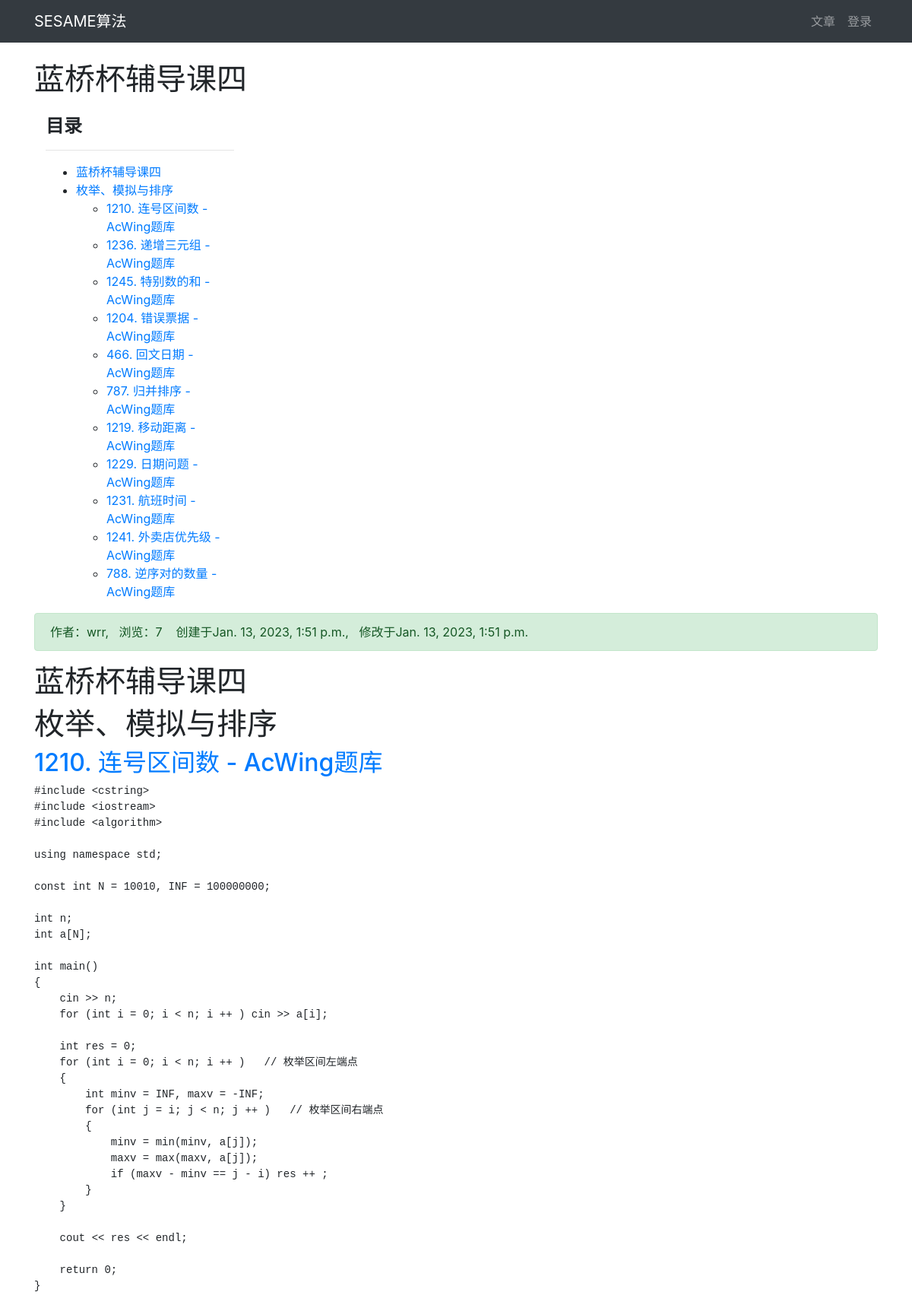
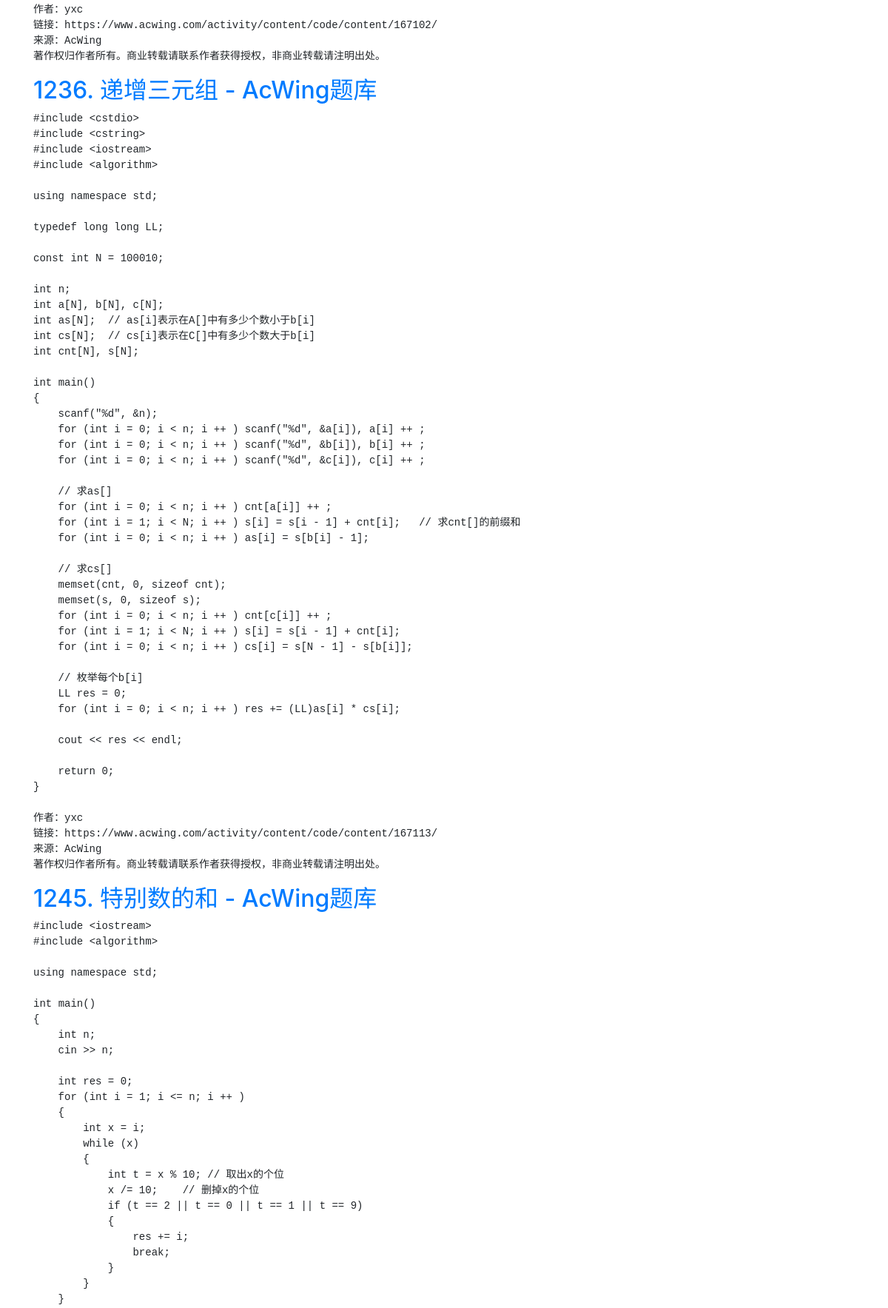
/article/article-detail/125/ (upper part), run on the app's committed database (2 pictures, top to bottom).
### article/models.py (models this page shows, shortened)
class ArticlePost(models.Model):
    author = models.ForeignKey(User, on_delete=models.CASCADE)
    title = models.CharField(max_length=100)
    body = models.TextField()
    created = models.DateTimeField(default=timezone.now)
    updated = models.DateTimeField(auto_now=True)
    total_views = models.PositiveIntegerField(default=0)
    column = models.ForeignKey(
        ArticleColumn,
        null=True,
        blank=True,
        on_delete=models.CASCADE,
        related_name='article'
    )
    tags = TaggableManager(blank=True)
    class Meta:
        ordering = ('-created',)

### article/views.py (the view)
# urls.py: path('article-detail/<int:id>/', views.article_detail, name='article_detail'),
def article_detail(request, id):
    article = ArticlePost.objects.get(id=id)
    comments = Comment.objects.filter(article=id)
    article.total_views += 1
    article.save(update_fields=['total_views'])
    md = markdown.Markdown(
        extensions=[
            'markdown.extensions.extra',  # markdown格式
            'markdown.extensions.codehilite',  # 代码高亮
            'markdown.extensions.toc'  # 目录
        ])
    article.body = md.convert(article.body)
    comment_form = CommentForm()
    context = {'article': article, 'toc': md.toc, 'comments': comments}
    return render(request, 'article/detail.html', context)

### article/templates/article/detail.html (shortened to what this page needs)
{% extends "article/base.html" %}
{% load static %}
{% block content %}
<div class="container">
    <div class="cul">
        <h1 class="col2-12 mt-4 mb-4">{{ article.title }}</h1>
        <div class="col-3 mt-4">
            <h4><strong>目录</strong></h4>
            <hr>
            <div>
                {{ toc|safe }}
            </div>
        </div>
        <div class="col2-12 alert alert-success">
            作者：{{ article.author}}, &nbsp
                浏览：{{ article.total_views }}
             &nbsp &nbsp创建于{{article.created}},&nbsp &nbsp修改于{{article.updated}}
        </div>
        <div class="clo2-12">
            <p>{{ article.body|safe }}</p>
        </div>
    </div>
    {% if user.is_authenticated %}
        <div>
            <form
                action="{% url 'comment:post_comment' article.id %}"
                method="POST"
            >
            {% csrf_token %}
                <div class="form-group">
                    <label for="body">
                        <strong>
                            我也要发言：
                        </strong>
                    </label>
                    <textarea
                        type="text"
                        class="form-control"
                        id="body"
                        name="body"
                        rows="2"></textarea>
                </div>
                <button type="submit" class="btn btn-primary ">发送</button>
            </form>
        </div>
        <br>
    {% else %}
        <br>
        <br>
    {% endif %}
</div>
{% endblock content %}

### data on the page
ArticlePost: title "蓝桥杯辅导课四", title "蓝桥杯辅导课四 枚举、模拟与排序 1210. 连号区间数 - AcWing题库 1236. 递增三元组 - AcWing题库 1245. 特别数的和 - AcWing题库 1204. 错误票据 - AcWing题库 466. 回文日期 - AcWing题库 787. 归并排序 - AcWing题库 1219. 移动距离 - AcWing题库 1229. 日期问题 - AcWing题库 1231. 航班时间 - AcWing题库 1241. 外卖店优先级 - AcWing题库 788. 逆序对的数量 - AcWing题库", author "wrr", total_views "7", created "Jan. 13, 2023, 1:51 p.m.", updated "Jan. 13, 2023, 1:51 p.m.", body "蓝桥杯辅导课四 枚举、模拟与排序 1210. 连号区间数 - AcWing题库 #include <cstring> #include <iostream> #include <algorithm> using namespace std ; const int N = 10010 , INF = 100000000 ; int n ; int a [ N ]; int main () { cin >> n ; for ( int i = 0 ; i < n ; i ++ ) cin >> a [ i ]; int res = 0 ; for ( int i = 0 ; i < n ; i ++ ) // 枚举区间左端点 { int minv = INF , maxv = - INF ; for ( int j = i ; j < n ; j ++ ) // 枚举区间右端点 { minv = min ( minv , a [ j ]); maxv = max ( maxv , a [ j ]); if ( maxv - minv == j - i ) res ++ ; } } cout << res << endl ; return 0 ; } 作者 ： yxc 链接 ： https : //www.acwing.com/activity/content/code/content/167102/ 来源 ： AcWing 著作权归作者所有 。 商业转载请联系作者获得授权 ， 非商业转载请注明出处 。 1236. 递增三元组 - AcWing题库 #include…"
